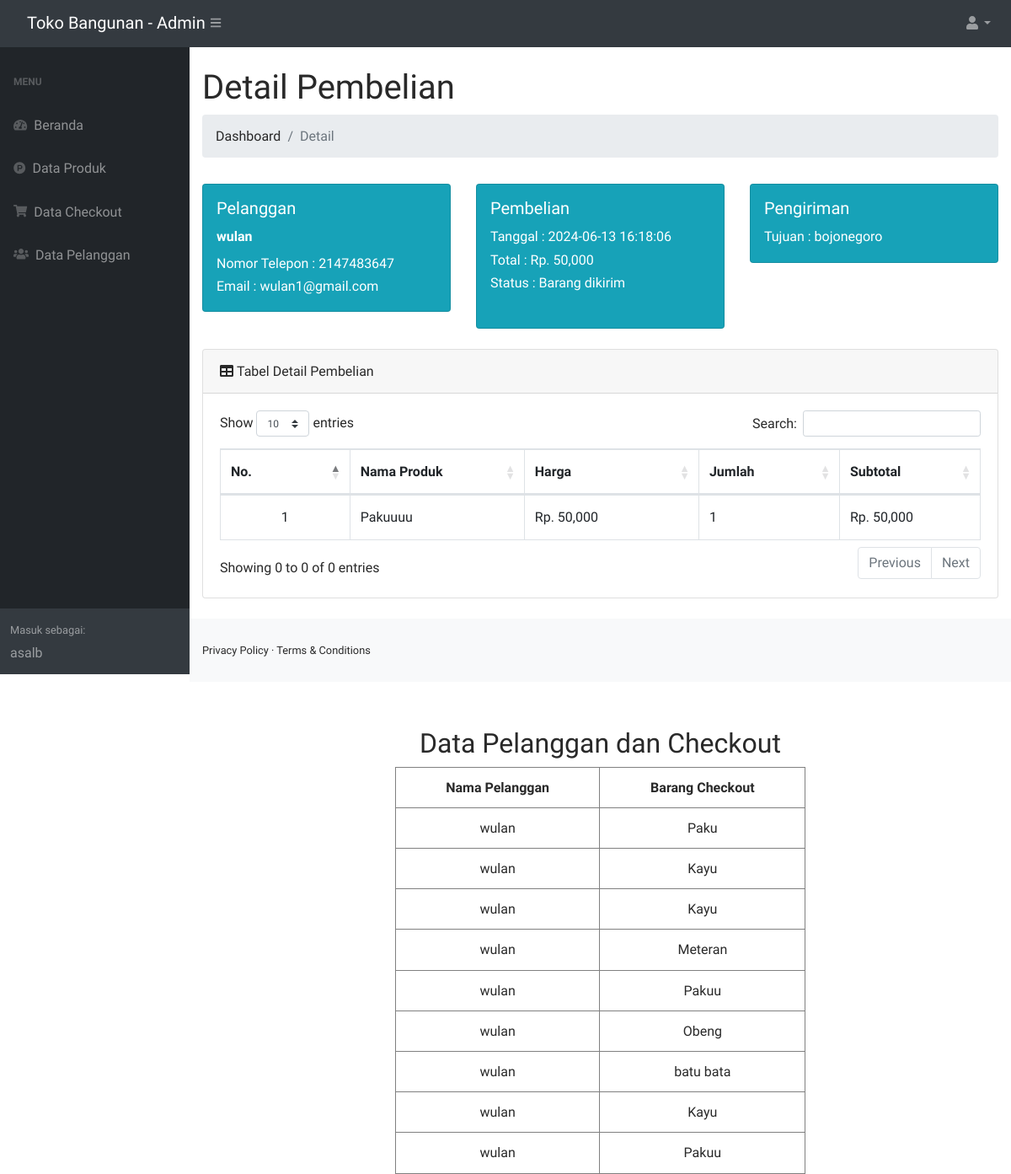
The app's page /admin/dist/index.php?halaman=detail&id=42 (signed in) with its own data.
### tables this page shows
CREATE TABLE `pembelian_barang` (
  `id_pembelian` int(11) NOT NULL,
  `id_pelanggan` int(20) NOT NULL,
  `nama` text NOT NULL,
  `tanggal_pembelian` datetime NOT NULL,
  `alamat` text NOT NULL,
  `no_telp` varchar(20) NOT NULL,
  `total_harga` int(15) NOT NULL,
  `status_pembelian` varchar(100) NOT NULL DEFAULT 'Pending'
);

CREATE TABLE `pelanggan` (
  `id_pelanggan` int(11) NOT NULL,
  `Nama` varchar(30) NOT NULL,
  `username` char(10) NOT NULL,
  `password` varchar(20) NOT NULL,
  `no_hp` int(20) NOT NULL,
  `email` varchar(100) NOT NULL,
  `alamat` text NOT NULL
);

CREATE TABLE `checkout` (
  `id_pembelian_produk` int(11) NOT NULL,
  `id_pembelian` int(11) NOT NULL,
  `id_produk` int(11) NOT NULL,
  `nama` varchar(200) NOT NULL,
  `harga_produk` int(11) NOT NULL,
  `jumlah` int(11) NOT NULL,
  `sub_harga` int(11) NOT NULL,
  `deskripsi` text NOT NULL,
  `foto_produk` varchar(100) NOT NULL
);

CREATE TABLE `produk` (
  `id_produk` int(11) NOT NULL,
  `nama_produk` varchar(200) NOT NULL,
  `stok` int(20) NOT NULL,
  `harga_produk` int(11) NOT NULL,
  `deskripsi` text NOT NULL,
  `foto_produk` varchar(100) NOT NULL
);

### admin/dist/functions.php (called while the page is built, shortened)
<?php
$conn = mysqli_connect("localhost", "root", "", "tbangunan");
function query($query)
{
    global $conn;
    $result = mysqli_query($conn, $query);
    $rows = [];
    while ($row = mysqli_fetch_assoc($result)) {
        $rows[] = $row;
    }
    return $rows;
}

### admin/dist/detail.php (the view, shortened to what this page needs)
<?php
$id = $_GET['id'];
$detail = query("SELECT * FROM pembelian_barang JOIN pelanggan ON pembelian_barang.id_pelanggan=pelanggan.id_pelanggan
        WHERE pembelian_barang.id_pembelian = '$id'");
$detailPembelianProduk = query("SELECT * FROM checkout JOIN produk ON checkout.id_produk=produk.id_produk
                        WHERE checkout.id_pembelian ='$id'");
?>
<html lang="en">
<head>
</head>
<link rel="stylesheet" href="style.css" type="text/css">
<body>
    <div class="container-fluid">
        <h1 class="mt-4">Detail Pembelian</h1>
        <ol class="breadcrumb mb-1">
            <li class="breadcrumb-item"><a href="index.php">Dashboard</a></li>
            <li class="breadcrumb-item active">Detail</li>
        </ol>
        <br>
        <div class="row">
            <div class="col-md-4">
                <div class="card bg-info text-white">
                    <div class="p-md-3">
                        <h5>Pelanggan</h5>
                        <div class="mb-1">
                            <strong><?= $detail[0]['Nama']; ?></strong>
                        </div>
                        Nomor Telepon : <?= $detail[0]["no_telp"]; ?> <br>
                        Email : <?= $detail[0]["email"]; ?>
                    </div>
                </div>
            </div>
            <div class="col-md-4">
                <div class="card bg-info text-white">
                    <div class="p-md-3">
                        <h5>Pembelian</h5>
                        <div class="mt-1 mb-4">
                            Tanggal : <?= $detail[0]["tanggal_pembelian"]; ?> <br>
                            Total : Rp. <?= number_format($detail[0]["total_harga"]); ?> <br>
                            Status : <?= $detail[0]['status_pembelian']; ?>
                        </div>
                    </div>
                </div>
            </div>
            <div class="col-md-4">
                <div class="card bg-info text-white">
                    <div class="p-md-3">
                        <h5>Pengiriman</h5>
                        Tujuan : <?= $detail[0]["alamat"]; ?>
                    </div>
                </div>
            </div>
        </div>
        <div class="card mb-4 mt-4">
            <div class="card-header">
                Tabel Detail Pembelian
            </div>
            <div class="card-body">
                <div class="table-responsive">
                    <div id="offline_wrapper" class="dataTables_wrapper dt-bootstrap4 no-footer">
                        <div class="row">
                            <div class="col-sm-12 col-md-6">
                                <div class="dataTables_length" id="offline_length"><label>Show <select name="offline_length" aria-controls="offline" class="custom-select custom-select-sm form-control form-control-sm">
                                            <option value="10">10</option>
                                        </select> entries</label></div>
                            </div>
                            <div class="col-sm-12 col-md-6">
                                <div id="offline_filter" class="dataTables_filter"><label>Search:<input type="search" class="form-control form-control-sm" placeholder="" aria-controls="offline"></label></div>
                            </div>
                        </div>
                        <div class="row">
                            <div class="col-sm-12">
                                <table class="table table-bordered dataTable no-footer" id="offline" role="grid" aria-describedby="offline_info" style="width: 100%;" width="100%" cellspacing="0">
                                    <thead>
                                        <tr class="text-center" role="row">
                                            <th class="sorting_asc" tabindex="0" aria-controls="offline" rowspan="1" colspan="1" style="width: 99px;" aria-sort="ascending" aria-label="No: activate to sort column descending">No.
                                            </th>
                                            <th class="sorting" tabindex="0" aria-controls="offline" rowspan="1" colspan="1" style="width: 147px;" aria-label="Nama: activate to sort column ascending">
                                                Nama Produk</th>
                                            <th class="sorting" tabindex="0" aria-controls="offline" rowspan="1" colspan="1" style="width: 147px;" aria-label="Nama: activate to sort column ascending">
                                                Harga</th>
                                            <th class="sorting" tabindex="0" aria-controls="offline" rowspan="1" colspan="1" style="width: 111px;" aria-label="NIK: activate to sort column ascending">Jumlah
                                            </th>
                                            <th class="sorting" tabindex="0" aria-controls="offline" rowspan="1" colspan="1" style="width: 111px;" aria-label="NIK: activate to sort column ascending">Subtotal
                                            </th>
                                        </tr>
                                    </thead>
                                    <tbody>
                                        <?php $nomor = 1; ?>
                                        <?php foreach ($detailPembelianProduk as $detailPembelian) : ?>
                                            <tr>
                                                <td class="text-xl-center"><?= $nomor; ?></td>
                                                <td><?= $detailPembelian['nama_produk']; ?></td>
                                                <td>Rp. <?= number_format($detailPembelian['harga_produk']); ?></td>
                                                <td><?= $detailPembelian['jumlah']; ?></td>
                                                <td>Rp. <?= number_format($detailPembelian['harga_produk'] * $detailPembelian['jumlah']); ?></td>
                                            </tr>
                                            <?php $nomor++; ?>
                                        <?php endforeach; ?>
                                    </tbody>
                                </table>
                            </div>
                        </div>
                        <div class="row">
                            <div class="col-sm-12 col-md-5">
                                <div class="dataTables_info" id="offline_info" role="status" aria-live="polite">Showing 0 to 0 of 0 entries</div>
                            </div>
                            <div class="col-sm-12 col-md-7">
                                <div class="dataTables_paginate paging_simple_numbers" id="offline_paginate">
                                    <ul class="pagination">
                                        <li class="paginate_button page-item previous disabled" id="offline_previous"><a href="#" aria-controls="offline" data-dt-idx="0" tabindex="0" class="page-link">Previous</a></li>
                                        <li class="paginate_button page-item next disabled" id="offline_next"><a href="#" aria-controls="offline" data-dt-idx="1" tabindex="0" class="page-link">Next</a>
                                        </li>
                                    </ul>
                                </div>
                            </div>
                        </div>
                    </div>
                </div>
            </div>
        </div>
    </div>
</body>
</html>

### css/style.css (style rules this page uses)
* { margin: 0; padding: 0; box-sizing: border-box; }
body { background-image: url('img/background.jpg'); font-family:"Didact Gothic", sans-serif ; font-size: 16px; color: #292929; line-height: 1.7em; font-weight: 400; }
a { text-decoration: none; cursor: pointer; transition: 0.3s; color: #292929; }

### records on screen
pembelian_barang: id_pelanggan.Nama "wulan", no_telp "2147483647", id_pelanggan.email "wulan1@gmail.com", tanggal_pembelian "2024-06-13 16:18:06", total_harga "50,000", status_pembelian "Barang dikirim", id_pelanggan.alamat "bojonegoro"
checkout: id_produk.nama_produk "Pakuuuu", id_produk.harga_produk "50,000", jumlah "1", $detailPembelian['harga_produk'] * $detailPembelian['jumlah'] "50,000"

### other values on screen
$nama[$i] "a"
$nama[$i] "s"
$nama[$i] "l"
$nama[$i] "b"
$row['Nama_Pelanggan'] "wulan"
$row['Nama_Checkout'] "Paku"
$row['Nama_Checkout'] "Kayu"
$row['Nama_Checkout'] "Meteran"
$row['Nama_Checkout'] "Pakuu"
$row['Nama_Checkout'] "Obeng"
$row['Nama_Checkout'] "batu bata"
